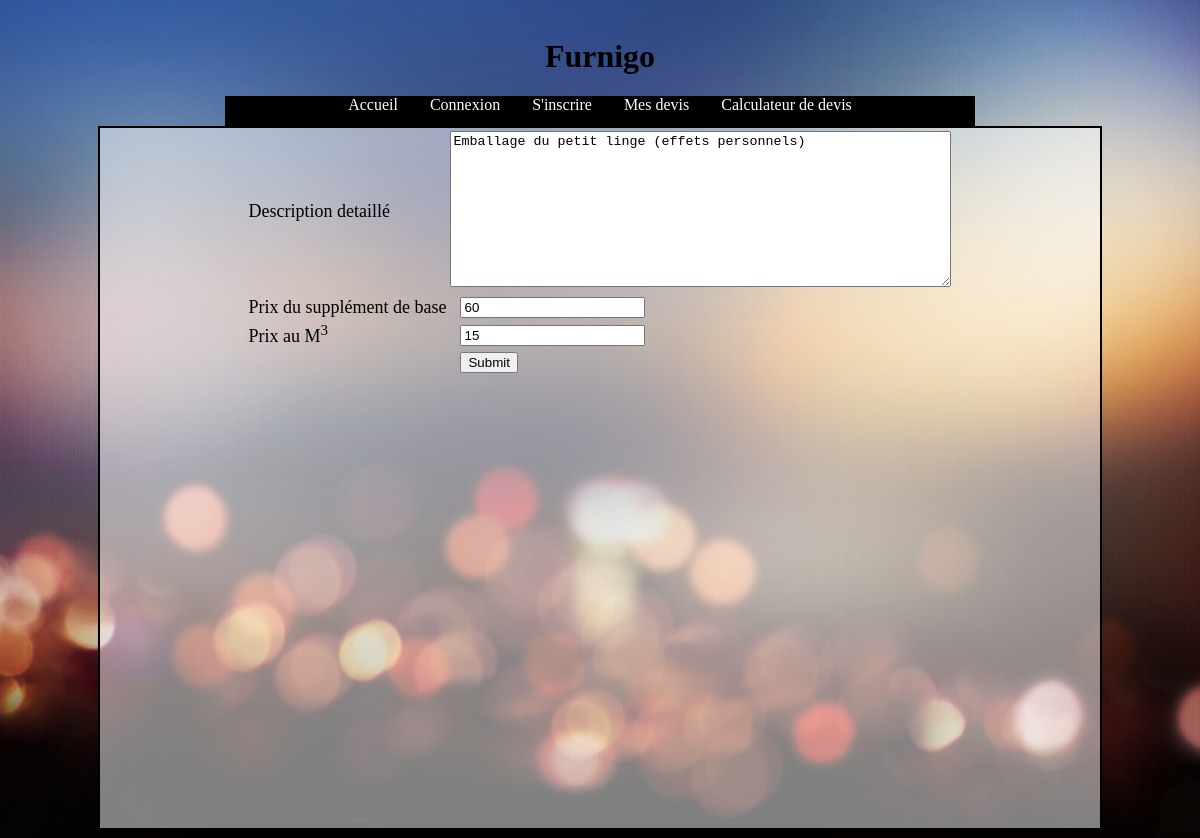
/Furnigo/modifieroption.php?id=1, run on the app's committed database.
### tables this page shows
CREATE TABLE IF NOT EXISTS `t_options` (
  `idOption` int(11) NOT NULL AUTO_INCREMENT,
  `DescriptionDetaillee` text NOT NULL,
  `PrixSupplementDeBase` float NOT NULL,
  `PrixAuM3` float NOT NULL,
  PRIMARY KEY (`idOption`)
);

### Furnigo/quotation.php (called while the page is built, shortened)
<?php
function GetOptionById($idOption){
    $db = connectdb();
    $sql = $db->prepare("SELECT * FROM t_options WHERE idOption = :idOption");
    $sql->bindParam(":idOption", $idOption,  PDO::PARAM_INT);
    if($sql->execute()){
        return $sql->fetchAll(PDO::FETCH_ASSOC);
    }
    else{
        return false;
    }
}

### Furnigo/modifieroption.php (the view, shortened to what this page needs)
<?php
require_once 'quotation.php';
$option = GetOptionById($_GET['id']);
?>
<!DOCTYPE html>
<html>
    <head>
        <link rel="stylesheet" type="text/css" href="css/style.css">
    </head>
    <body>
    <center>
        <div id="title"><h1>Furnigo</h1></div>
        <nav>
            <ul>
                <li><a href="index.php">Accueil</a></li>
                <li><a href="connexion.php">Connexion</a></li>
                <li><a href="inscription.php">S'inscrire</a></li>
                <li><a href="devis.php">Mes devis</a></li>
                <li><a href="calculateur.php">Calculateur de devis</a></li>
            </ul>
        </nav>
        <div id="content">
            <table>
                <form action="modOption.php" method="post">
                    <tr>
                        <td><label for="DescriptionDetaillee">Description detaillé</label></td>
                        <td><textarea rows="10" cols="60" name="Desc" placeholder="Description de l'option"><?php echo $option[0]['DescriptionDetaillee'] ?></textarea></td>
                    </tr>
                    <tr>
                        <td><label for="supp">Prix du supplément de base</label></td>
                        <td><input type="number" name="supp" min="0" value="<?php echo $option[0]['PrixSupplementDeBase'] ?>"></td>
                    </tr>
                    <tr>
                        <td><label for="pm3">Prix au M<sup>3</sup></label></td>
                        <td><input type="number" name="pm3" min="0" value="<?php echo $option[0]['PrixAuM3'] ?>"></td>
                    </tr>
                    <tr>
                        <td><input type="hidden" name="idOption" value="<?php echo $option[0]['idOption'] ?>"></td>
                        <td><input type="submit" name="send"></td>
                    </tr>
                </form>
            </table>
        </div>
    </center>
</body>
</html>

### Furnigo/css/style.css (style rules this page uses)
#title { margin-top: 1cm; text-align: center; list-style-type: none; }
nav { alignment-adjust: middle; background-color: black; height: 30px; width: 750px; }
ul { list-style-type: none; margin: 0; padding: 0; overflow: hidden; }
li { display: inline-block; vertical-align: middle; height: 30px; }
li a { color: white; text-align: center; padding: 14px; text-decoration: none; height: 30px; }
#content { width: 1000px; height: 700px; background: -moz-linear-gradient(top, rgba(255,255,255,0.5) 0%, rgba(255,255,255,0.5) 100%); background: -webkit-linear-gradient(top, rgba(255,255,255,0.5) 0%,rgba(255,255,255,0.5) 100%); background: linear-gradient(to bottom, rgba(255,255,255,0.5) 0%,rgba(255,255,255,0.5) 100%); filter: progid:DXImageTransform.Microsoft.gradient( startColorstr='#80ffffff', endColorstr='#80ffffff',GradientType=0 ); overflow: auto; border: 2px solid black; font-size: large; }
body { background: url("../img/background.jpg") no-repeat center center fixed; background-size: cover; }
input { margin-left: 10px; }
label { text-align: right; }

### data on the page
t_options: Desc "Emballage du petit linge (effets personnels)", supp "60", pm3 "15"
